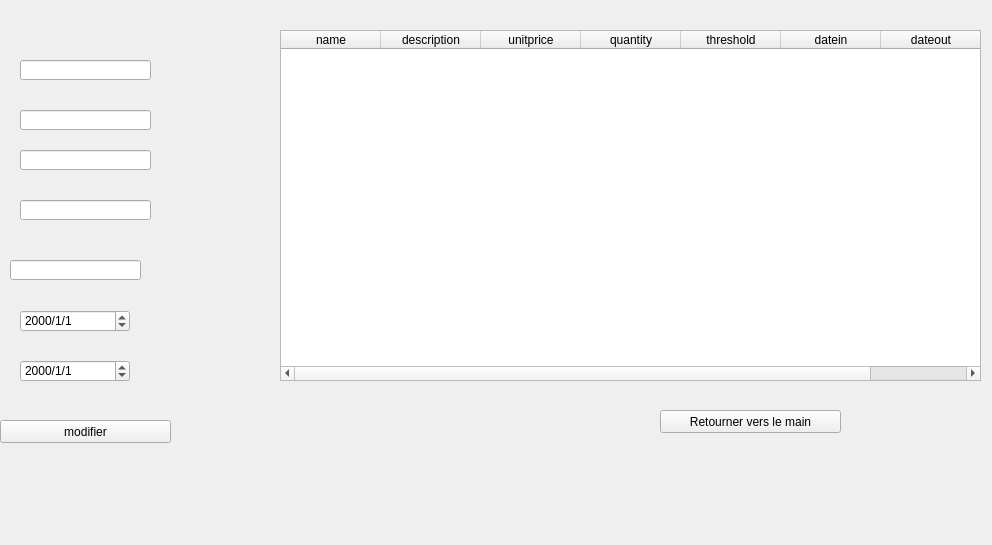
<?xml version="1.0" encoding="UTF-8"?>
<ui version="4.0">
 <class>Form</class>
 <widget class="QWidget" name="Form">
  <property name="geometry">
   <rect>
    <x>0</x>
    <y>0</y>
    <width>992</width>
    <height>545</height>
   </rect>
  </property>
  <property name="windowTitle">
   <string>Form</string>
  </property>
  <widget class="QTableWidget" name="tableWidget">
   <property name="geometry">
    <rect>
     <x>280</x>
     <y>30</y>
     <width>701</width>
     <height>351</height>
    </rect>
   </property>
   <column>
    <property name="text">
     <string>name</string>
    </property>
   </column>
   <column>
    <property name="text">
     <string>description</string>
    </property>
   </column>
   <column>
    <property name="text">
     <string>unitprice</string>
    </property>
   </column>
   <column>
    <property name="text">
     <string>quantity</string>
    </property>
   </column>
   <column>
    <property name="text">
     <string>threshold</string>
    </property>
   </column>
   <column>
    <property name="text">
     <string>datein</string>
    </property>
   </column>
   <column>
    <property name="text">
     <string>dateout</string>
    </property>
   </column>
  </widget>
  <widget class="QLineEdit" name="description">
   <property name="geometry">
    <rect>
     <x>20</x>
     <y>110</y>
     <width>131</width>
     <height>20</height>
    </rect>
   </property>
  </widget>
  <widget class="QPushButton" name="return_4">
   <property name="geometry">
    <rect>
     <x>660</x>
     <y>410</y>
     <width>181</width>
     <height>23</height>
    </rect>
   </property>
   <property name="text">
    <string>Retourner vers le main</string>
   </property>
  </widget>
  <widget class="QDateEdit" name="dateout">
   <property name="geometry">
    <rect>
     <x>20</x>
     <y>360</y>
     <width>110</width>
     <height>22</height>
    </rect>
   </property>
   <property name="displayFormat">
    <string>yyyy/M/d</string>
   </property>
  </widget>
  <widget class="QLineEdit" name="unitprice">
   <property name="geometry">
    <rect>
     <x>20</x>
     <y>150</y>
     <width>131</width>
     <height>20</height>
    </rect>
   </property>
  </widget>
  <widget class="QLineEdit" name="quantity">
   <property name="geometry">
    <rect>
     <x>20</x>
     <y>200</y>
     <width>131</width>
     <height>20</height>
    </rect>
   </property>
  </widget>
  <widget class="QLineEdit" name="name">
   <property name="geometry">
    <rect>
     <x>20</x>
     <y>60</y>
     <width>131</width>
     <height>20</height>
    </rect>
   </property>
  </widget>
  <widget class="QLineEdit" name="threshold">
   <property name="geometry">
    <rect>
     <x>10</x>
     <y>260</y>
     <width>131</width>
     <height>20</height>
    </rect>
   </property>
  </widget>
  <widget class="QPushButton" name="modifier">
   <property name="geometry">
    <rect>
     <x>0</x>
     <y>420</y>
     <width>171</width>
     <height>23</height>
    </rect>
   </property>
   <property name="text">
    <string>modifier</string>
   </property>
  </widget>
  <widget class="QDateEdit" name="datein">
   <property name="geometry">
    <rect>
     <x>20</x>
     <y>310</y>
     <width>110</width>
     <height>22</height>
    </rect>
   </property>
   <property name="displayFormat">
    <string>yyyy/M/d</string>
   </property>
  </widget>
 </widget>
 <resources/>
 <connections/>
</ui>
